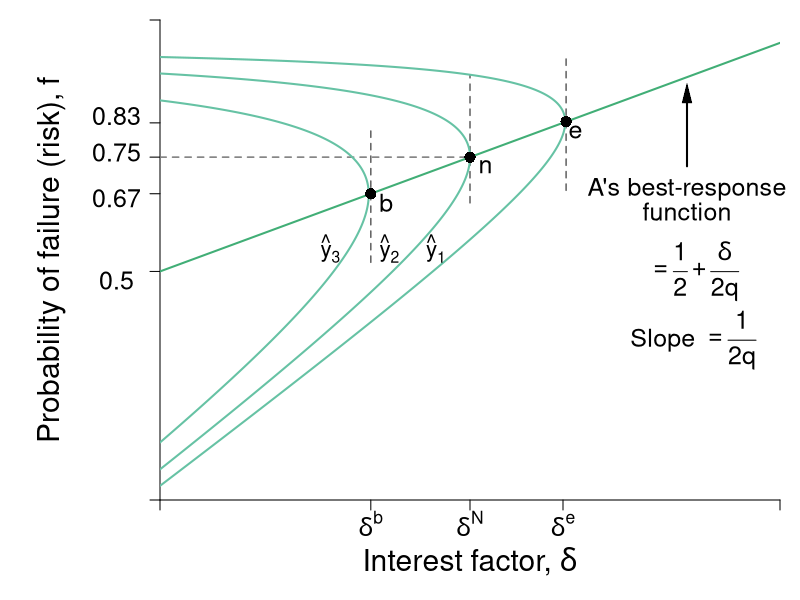

Write the R code that produced this figure.
#Graph Designer: Simon Halliday
#Authors: Bowles, Foley and Halliday
#Title: Coordination, Conflict and Competition: A Text in Microeconomics

library(shape)
pdf(file = "credit/non_contractual_brf_part_b.pdf", width = 8, height = 6)

#Set parameters for graphics
axislabelsize <- 1.8
labelsize <- 1.5
namesize <- 1.8
annotatesize <- 1.5
graphlinewidth <- 2
segmentlinewidth <- 1.5

COL <- c("#7fc97f", "#beaed4", "#fdc086", "#ffff99", "#386cb0", "#f0027f", "#bf5b17", "#666666")
COLA <- c("#e0f3db", "#99d8c9","#66c2a4","#41ae76", "#238b45", "#005824")
COLB <- c("#c6dbef", "#4eb3d3", "#2b8cbe", "#0868ac","#084081")
grays <- gray.colors(25, start = 1, end = 0)

#Edited the margins to cater for the larger LHS labels
par(mar =  c(5, 8, 1, 1))

brfFn <- function(delta, mu = 1) {
  .5 + (delta / (2 * mu)) 
}

isoreturnFn <- function(delta, pi=0.125) {
  1 - (pi)/delta
}


yFn <- function(d1, f1, mu = 1){
  mu*f1*(1 - f1) - d1*(1 - f1)
}

ylow <- function(delta, mu = 1, ybar = 0.03){
  (-sqrt(delta^2 - 2*delta*mu + mu^2 - 4*mu*ybar) + delta + mu)/(2*mu)
}

yhigh <- function(delta, mu = 1, ybar = 0.03){
  (sqrt(delta^2 - 2*delta*mu + mu^2 - 4*mu*ybar) + delta + mu)/(2*mu)
}

xlims <- c(0, 1)
ylims <- c(0, 1.05)

npts <- 501 
d1 <- seq(xlims[1], xlims[2], length.out = npts)
f1 <- seq(ylims[1], ylims[2], length.out = npts) 
a <- c(0.03, 0.0625, 0.11)

plot(0, 0, xlim = xlims, ylim = ylims, type = "n",
     xlab = expression(paste("")),
     ylab = expression(paste("")), 
     xaxt = "n", 
     yaxt = "n", 
     cex.lab = axislabelsize, 
     bty = "n", 
     xaxs = "i", 
     yaxs = "i"
)


# ticksy <- seq(from = 0, to = ylims[2], by = 0.1)
# ylabels <- seq(from = 0, to = ylims[2], by = 0.1)
# ticksx <- seq(from = 0, to = xlims[2], by = 0.1)
# xlabels <- seq(from = 0, to = xlims[2], by = 0.1)
ticksy <- c(ylims[1], 0.5, brfFn(delta = 0.34), brfFn(delta = 0.5), brfFn(delta = 0.65), ylims[2])
ylabels <- c(NA, NA, NA, NA, NA, NA, NA)
#ylabels <- c(NA, expression(paste(f == frac(1,2))), expression(paste(f^d)), expression(paste(f*(delta^L) )),  expression(paste(f*(delta^n) == frac(3,4))),expression(paste(f*(delta^H) )), expression(paste(f^e)), NA)
ticksx <- c(xlims[1], 0.34, 0.5, 0.65, xlims[2])
xlabels <- c(NA,  expression(paste(delta^b)), expression(paste(delta^N)), expression(paste(delta^e)), NA)

axis(1, at = ticksx, pos = 0, labels = xlabels, cex.axis = labelsize)
axis(2, at = ticksy, pos = 0, labels = ylabels, las = 1,cex.axis = labelsize)

#ylabels <- c(NA, expression(paste(f == frac(1,2))), expression(paste(f^d)), expression(paste(f*(delta^L) )),  expression(paste(f*(delta^n) == frac(3,4))),expression(paste(f*(delta^H) )), expression(paste(f^e)), NA)
# text(-0.0905, 0.48, expression(paste(frac(1,2) == f)), cex = labelsize, xpd =TRUE)
# # text(-0.05, 0.58, expression(paste(f^d)), cex = labelsize, xpd =TRUE)
# text(-0.07, 0.66, expression(paste(f*(delta^L) )), cex = labelsize, xpd =TRUE)
# text(-0.105, 0.76, expression(paste(frac(3,4) == f*(delta^n) )), cex = labelsize, xpd =TRUE)
# text(-0.07, 0.84, expression(paste(f*(delta^n))), cex = labelsize, xpd =TRUE)
# text(-0.07, 0.93, expression(paste(f*(delta^H) )), cex = labelsize, xpd =TRUE)
# text(-0.05, 1.05, expression(paste(f^e)), cex = labelsize, xpd =TRUE)
# 
# y-labels with numeric values
text(-0.07, 0.48, expression(paste(0.50)), cex = labelsize, xpd = TRUE)
# text(-0.07, 0.58, expression(paste(0.57)), cex = labelsize, xpd = TRUE)
text(-0.07, 0.66, expression(paste(0.67)), cex = labelsize, xpd = TRUE)
text(-0.07, 0.76, expression(paste(0.75)), cex = labelsize, xpd = TRUE)
text(-0.07, 0.84, expression(paste(0.83)), cex = labelsize, xpd = TRUE)
# text(-0.07, 0.93, expression(paste(0.93)), cex = labelsize, xpd = TRUE)
# text(-0.07, 1.05, expression(paste(1.05)), cex = labelsize, xpd =TRUE)

npts <- 503 
xx1 <- seq(xlims[1], xlims[2], length.out = npts)
xx2 <- seq(0, 1, length.out = npts)

#Draw the graphs
lines(xx1, brfFn(xx1), col = COLA[4], lwd = graphlinewidth)

#Axis labels
mtext(expression(paste("Interest factor, ", delta)), side = 1, line = 3, cex = axislabelsize)
text(-0.175, 0.5*(ylims[2]), expression(paste("Probability of failure (risk), ", f)), xpd = TRUE, cex = axislabelsize, srt = 90) 



segments(0.5, 0.65, 0.5, yhigh(delta = 0.5), lty = 2, col = grays[22] , lwd = segmentlinewidth)
#segments(0, yhigh(delta = 0.5), 0.5, yhigh(delta = 0.5), lty = 2, col = grays[20] , lwd = segmentlinewidth)
#segments(0, ylow(delta = 0.5), 0.5, ylow(delta = 0.5), lty = 2, col = grays[20] , lwd = segmentlinewidth)

segments(0.34, brfFn(delta = 0.34) - 0.15, 0.34, brfFn(delta = 0.34) + 0.15, lty = 2, col = grays[22] , lwd = segmentlinewidth)
segments(0.655, brfFn(delta = 0.655) - 0.15, 0.655, brfFn(delta = 0.655) + 0.15, lty = 2, col = grays[22] , lwd = segmentlinewidth)
segments(0, brfFn(delta = 0.5), 0.5, brfFn(delta = 0.5), lty = 2, col = grays[20] , lwd = segmentlinewidth)

# 
# segments(8, 0, 8,indiffA(x = 8)  , lty = 2, col = "gray" , lwd = segmentlinewidth)
# segments(0, indiffA(x = 8) , 8,indiffA(x = 8)  , lty = 2, col = "gray" , lwd = segmentlinewidth)

#Contour lines
contour(d1, f1,
        outer(d1, f1, yFn),
        drawlabels = FALSE,
        col = COLA[3],
        lwd = graphlinewidth,
        levels = a,
        xaxs = "i",
        yaxs = "i",
        add = TRUE)

text(0.5 + 0.025, brfFn(delta = 0.5) - 0.02, expression(paste(n)), cex = labelsize)
points(0.5, brfFn(delta = 0.5), pch = 16, col = "black", cex = 1.5)
text(0.34 + 0.025, brfFn(delta = 0.34) - 0.02, expression(paste(b)), cex = labelsize)
points(0.34, brfFn(delta = 0.34), pch = 16, col = "black", cex = 1.5)
text(0.65 + 0.02, brfFn(delta = 0.65) - 0.02, expression(paste(e)), cex = labelsize)
points(0.655, brfFn(delta = 0.655), pch = 16, col = "black", cex = 1.5)


#points(0.32, 0.58, pch = 16, col = "black", cex = 1.5)
#text(0.33, 0.56, expression(paste(g)), cex = labelsize)

#points(0.32, 0.93, pch = 16, col = "black", cex = 1.5)
#text(0.33, 0.56, expression(paste(g)), cex = labelsize)

# text(0.5+ 0.02, ylow(delta = 0.5) - 0.02, expression(paste(d)), cex = labelsize)
# points(0.5, ylow(delta = 0.5), pch = 16, col = "black", cex = 1.5)
# text(0.5+ 0.02, yhigh(delta = 0.5) - 0.025, expression(paste(e)), cex = labelsize)
# points(0.5, yhigh(delta = 0.5), pch = 16, col = "black", cex = 1.5)

#text(0.65, 1.01, expression(paste("Iso-expected income curves")), cex = labelsize)


text(0.445, 0.55, expression(paste(hat(y)[1])), cex = labelsize - 0.15)
text(0.37, 0.55, expression(paste(hat(y)[2])), cex = labelsize - 0.15)
text(0.275, 0.55, expression(paste(hat(y)[3])), cex = labelsize - 0.15)

# text(0.3, 1.01, expression(paste(y[1] == y^L)), cex = labelsize)
# text(0.3, 0.88, expression(paste(y[2] == y^{NE})), cex = labelsize)
# text(0.2, 0.75, expression(paste(y[3] == y^H)), cex = labelsize)
# text(0.4, 0.22, expression(Slope), cex = labelsize)
# text(0.4, 0.14, expression(paste(-mrs(delta, f) == frac(1 - f, q*(1 - 2*f) + delta))), cex = labelsize)
# Arrows(0.4, 0.24, 0.4, 0.4, col = "black", lty = 1, lwd = 2, arr.type = "triangle", arr.lwd = 0.5)

text(0.85, 0.68, expression(paste("A's best-response")), cex = labelsize, xpd  = TRUE)
text(0.85, 0.63, expression(paste("function")), cex = labelsize, xpd  = TRUE)

text(0.86, 0.5, expression(paste(phantom() == frac(1,2) + frac(delta, 2*q))), cex = labelsize, xpd  = TRUE)

text(0.86, 0.35, expression(paste("Slope ", phantom() == frac(1, 2*q))), cex = labelsize, xpd  = TRUE)
Arrows(0.85, 0.73, 0.85, 0.89, col = "black", lty = 1, lwd = 2, arr.type = "triangle", arr.lwd = 0.5)

dev.off()
